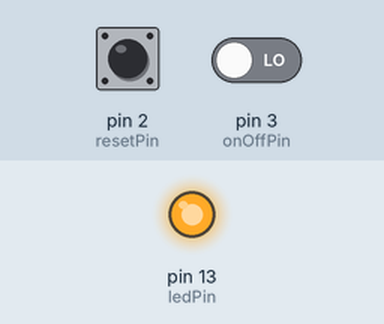
Simulated run of this sketch. Board: Arduino Uno, built with avr-gcc and run on an emulated ATmega328P. Parts: output pins drawn as LEDs (lit = HIGH). The test bench sets the inputs (shaded band); at power-on: pin 2 (resetPin) LOW, pin 3 (onOffPin) LOW. What the sketch prints to the serial monitor is not drawn.

Above: at 1.2 s.
1.3 s: pin 2 (resetPin) pulled HIGH for 0.15 s
2.9 s: pin 3 (onOffPin) driven HIGH
4.8 s: pin 2 (resetPin) pulled HIGH for 0.15 s
7.9 s: pin 2 (resetPin) driven HIGH and pin 3 (onOffPin) driven LOW
10.9 s: pin 3 (onOffPin) driven HIGH
13.9 s: pin 2 (resetPin) driven LOW
Timing chart, 0 to 16.9 s (numbered marks = the images above; inputs shaded):
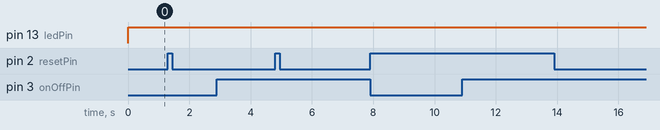

The sketch:

EncoderCoutner_1.2.ino
```cpp
/*
Shurjo Maitra
Highlight Industries
HiLife Encoder Project Phase 1
Started on 4/1/2020

TODO
PPR - integer
Read protect arduino file
Circumference - distance per pulse calculation
display 1 decimal place
Feet and meters switch button
*/


// this constant won't change:
const int encoderPin = 0; // the pin that the pushbutton is attached to
const int ledPin = 13; // the pin that the LED is attached to
const int resetPin = 2;
const int onOffPin = 3;
//
// Variables will change:
int encoderPulseCounter = 0; // counter for the number of button presses
int encoderState = 0; // current state of the button
int lastencoderState = 0; // previous state of the button
int resetState = 0; // current state of reset button
int onOffState = 0; // current state of on/off button
void setup()
{
	// initialize the button pin as a input:
	pinMode(encoderPin, INPUT);
	// initialize the LED as an output:
	pinMode(ledPin, OUTPUT);
	// initialize reset button as an input
	pinMode(resetPin, INPUT);
	//initialize on/off button as an input
	pinMode(onOffPin, INPUT);
	// initialize serial communication:
	Serial.begin(9600);
}

void loop()
{
	// read the encoder pulses through input pin:
	encoderState = digitalRead(encoderPin);
	// read reset signal
	resetState = digitalRead(resetPin);
	// read on/off signal
	onOffState = digitalRead(onOffPin);
	// compare the encoderState to its previous state
	if (encoderState != lastencoderState)
	{
		// if the state has changed, increment the counter
		if (encoderState == HIGH)
		{
			// if the current state is HIGH then the button
			// wend from off to on:
			encoderPulseCounter++;
			if (encoderPulseCounter % 10 == 0)
			{
				Serial.println("on");
				Serial.print("number of revolutions:  ");
				Serial.println(encoderPulseCounter /10);
			}
		}
		else
		{
			// if the current state is LOW then the button
			// wend from on to off:
			Serial.println("off");
		}
	}
	if (resetState == HIGH)
	{
		encoderPulseCounter = 0;
		Serial.println("Counter reset");
	}
	if (onOffState == HIGH)
	{
		Serial.println("Encoder on");
	}
	// save the current state as the last state,
	// for next time through the loop
	lastencoderState = encoderState;
	// turns on the LED every 10 pulse by
	// checking the modulo of the button pulse counter.
	// the modulo function gives you the remainder of
	// the division of two numbers:
	if (encoderPulseCounter % 10 == 0)
	{
		digitalWrite(ledPin, HIGH);
	}
	else
	{
		digitalWrite(ledPin, LOW);
	}
}
```

Measured:
- after the input at 1.3 s, every drawn part: stays the same
- after the input at 2.9 s, every drawn part: stays the same
- after the input at 4.8 s, every drawn part: stays the same
- after the input at 7.9 s, every drawn part: stays the same
- after the input at 10.9 s, every drawn part: stays the same
- after the input at 13.9 s, every drawn part: stays the same
